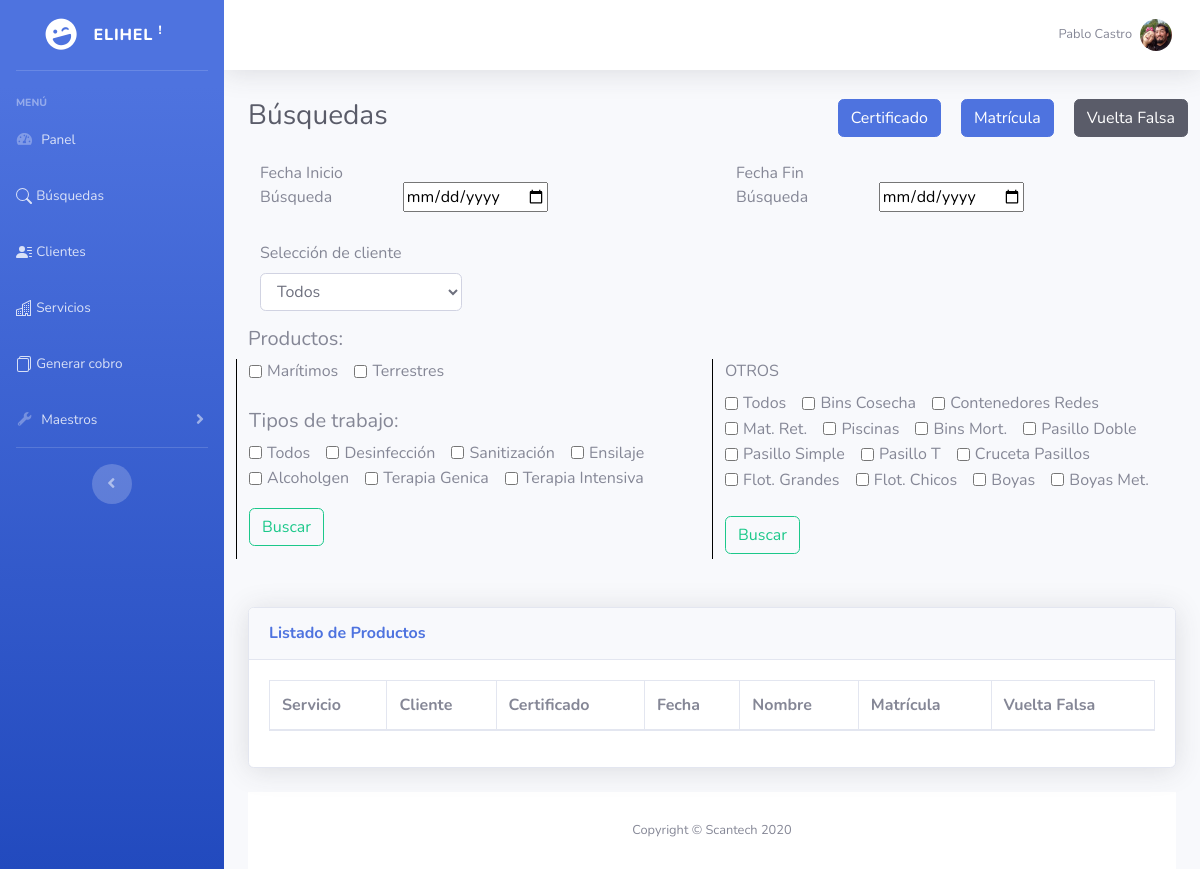
The page /vista/busqueda.php (signed in) on the database its author committed.
### tables this page shows
CREATE TABLE `tipotrabajo` (
  `id` int(11) NOT NULL,
  `tipotrabajo` varchar(35) NOT NULL
);

CREATE TABLE `productos` (
  `id` int(11) NOT NULL,
  `productos` varchar(35) NOT NULL,
  `tipoproducto` varchar(35) NOT NULL
);

### backend/user.php (called while the page is built, shortened)
<?php
include_once 'modelo/conexion.php';
class User extends DB{
    private $nombre;
    public function setUser($user){
        $query = $this->conexion()->prepare('SELECT * FROM usuarios WHERE username = :user');
        $query ->execute(['user' => $user]);
        foreach ($query as $currentUser) {
            $this->nombre = "Pablo Castro";
        }
    }
    public function getNombre(){
        return $this->nombre;
    }
}
?>

### modelo/conexion.php (called while the page is built)
<?php
class DB{
    public static function conexion() {
        try{
            $pdo=new PDO('mysql:host=localhost; dbname=scantech_scanservice', 'root', '');
            $pdo->setAttribute(PDO::ATTR_ERRMODE, PDO::ERRMODE_EXCEPTION);
            $pdo->exec("SET CHARACTER SET UTF8");
        }catch(Exception $e){
            die("Error" . $e->getMessage());
            echo "Línea de error" . $e->getLine();
        }
        return $pdo;
    }
}
?>

### modelo/tipotrabajo.modelo.php (called while the page is built, shortened)
<?php
require_once "conexion.php";
Class ModeloTipotrabajos{
    static public function listarTipotrabajo(){
    $sql = DB::conexion()->prepare("SELECT * FROM tipotrabajo");
    $sql -> execute();
    return $sql -> fetchAll();
}
}

### controlador/tipotrabajos.controller.php (called while the page is built, shortened)
<?php
Class ControllerTipotrabajos{
    public static function listarTipotrabajos(){
        $respuesta = ModeloTipotrabajos::listarTipotrabajo();
        return $respuesta;
    }
}

### modelo/producto.modelo.php (called while the page is built, shortened)
<?php
require_once "conexion.php";
class ModeloProductos
{
    static public function listarProductosOtros()
    {
        $sql = DB::conexion()->prepare("SELECT * FROM productos where tipoproducto = 'Otro'");
        $sql->execute();
        return $sql->fetchAll();
    }
}

### controlador/productos.controller.php (called while the page is built, shortened)
<?php
Class ControllerProductos{
    public static function listarProductosOtros(){
        $respuesta = ModeloProductos::listarProductosOtros();
        return $respuesta;
    }
}
?>

### vista/busqueda.php (the view, shortened to what this page needs)
<?php require('backend/redirect.php'); ?>
<!DOCTYPE html>
<html lang="es">
<?php require('estructura/head.php'); ?>
<body id="page-top">
  <div id="wrapper">
    <?php include('estructura/barraLateral.php'); ?>
    <div id="content-wrapper" class="d-flex flex-column">
      <div id="content">
        <?php include('estructura/barraSuperior.php'); ?>
        <div class="container-fluid">
          <div class="d-sm-flex align-items-center justify-content-between mb-4">
            <h1 class="h3 mb-0 text-gray-800">Búsquedas</h1>
            <div class="row">
              <div style="margin-left: 20px; margin-top: 5px" class="col-sm4">
                <button type="button" class="btn btn-primary" data-toggle="modal" data-target="#modalCertificado">
                  Certificado
                </button>
              </div>
              <div style="margin-left: 20px; margin-top: 5px" class="col-sm4">
                <button type="button" class="btn btn-primary" data-toggle="modal" data-target="#modalMatricula">
                  Matrícula
                </button>
              </div>
              <div style="margin-left: 20px; margin-top: 5px" class="col-sm4">
                <button id="vueltaFalsa" type="button" class="btn btn-dark">
                  Vuelta Falsa
                </button>
              </div>
            </div>
          </div>
          <div class="row">
            <div class="col-sm-6">
              <label class="col-xs-6 col-sm-4">
                Fecha Inicio Búsqueda
              </label>
              <input type="date" name="f1" id="fechaInicio">
            </div>
            <div class="col-sm-6">
              <label class="col-xs-6 col-sm-4">
                Fecha Fin Búsqueda
              </label>
              <input type="date" name="f2" id="fechaTermino">
            </div>
          </div>
          <br>
          <div class="row">
            <div class="col-sm-6">
              <div class="col-sm-6">
                <div class="form-group">
                  <label for="exampleFormControlSelect1">Selección de cliente</label>
                  <select id="idCliente" class="form-control" name="nameCliente">
                    <option value="All">Todos</option>
                  </select>
                </div>
              </div>
            </div>
          </div>
          <h5>Productos: </h5>
          <div class="row">
            <div style="border-left: 1px solid black;" class="col-sm-6">
              <div class="form-check form-check-inline">
                <input class="reiniciar form-check-input seleccionMaritimo" type="checkbox" name="todosMaritimo" id="todosMaritimo" value="trueMaritimo">
                <label class="form-check-label" for="todosMaritimo">Marítimos</label>
              </div>
              <div class="form-check form-check-inline">
                <input class="reiniciar form-check-input seleccionMaritimo" type="checkbox" name="todosTerrestre" id="todosTerrestre" value="trueTerrestre">
                <label class="form-check-label" for="todosTerrestre">Terrestres</label>
              </div>
              <br>
              <br>
              <h5>Tipos de trabajo: </h5>
              <div class="form-group">
                <div class="form-check form-check-inline">
                  <input class="reiniciar form-check-input seleccionTipoTrabajo" type="checkbox" name="todosTiposDeTrabajo" id="todosTiposDeTrabajo" value="true">
                  <label class="form-check-label" for="todosTiposDeTrabajo">Todos </label>
                </div>
                <?php
                $matrizTipotrabajo = ControllerTipotrabajos::listarTipotrabajos();
                foreach ($matrizTipotrabajo as $registro) {
                ?>
                  <div class="form-check form-check-inline">
                    <input class="form-check-input seleccionTipoTrabajo" type="checkbox" id="<?php echo $registro["id"] ?>" value="<?php echo $registro["id"] ?>">
                    <label class="form-check-label" for="<?php echo $registro["id"] ?>"><?php echo $registro["tipotrabajo"] ?></label>
                  </div>
                <?php } ?>
              </div>
              <form id="id-formulario-busqueda-maritimo-terrestre">
                <input type="submit" value="Buscar" class="btn btn-outline-success">
              </form>
            </div>
            <div style="border-left: 1px solid black;" class="col-sm-6">
              <label for="exampleFormControlInput1">OTROS</label>
              <div class="form-group">
                <div class="form-check form-check-inline">
                  <input class="seleccionOtros form-check-input" type="checkbox" id="Otros" value="Todos">
                  <label class="form-check-label" for="Otros">Todos </label>
                </div>
                <?php
                $matrizTipotrabajo = ControllerProductos::listarProductosOtros();
                foreach ($matrizTipotrabajo as $registro) {
                ?>
                  <div class="form-check form-check-inline">
                    <input class="seleccionOtros form-check-input" type="checkbox" id="<?php echo $registro["id"]?>" value="<?php echo $registro["id"] ?>">
                    <label class="form-check-label" for="<?php echo $registro["id"]?>"><?php echo $registro["productos"] ?></label>
                  </div>
                <?php } ?>
              </div>
              <div style="height:50px;">
                <form id="id-formulario-busqueda-otros">
                  <input style="position:absolute; bottom:5px;" type="submit" value="Buscar" name="enviar" id="buscar" class="btn btn-outline-success" style="display: true;">
                </form>
              </div>
            </div>
          </div>
          <br>
          <br>
          <div id="recargar1" class="card shadow mb-4 reload">
            <div class="card-header py-3">
              <h6 class="m-0 font-weight-bold text-primary">Listado de Productos</h6>
            </div>
            <div class="card-body">
              <div class="table-responsive">
                <table class="table table-bordered display" id="tablaproductos" width="100%" cellspacing="0">
                  <thead>
                    <tr>
                      <th>Servicio</th>
                      <th>Cliente</th>
                      <th>Certificado</th>
                      <th>Fecha</th>
                      <th>Nombre</th>
                      <th>Matrícula</th>
                      <th>Vuelta Falsa</th>
                    </tr>
                  </thead>
                </table>
              </div>
            </div>
          </div>
          <?php include('estructura/footer.php'); ?>
        </div>
      </div>
</body>
</html>

### vista/estructura/head.php (shortened to what this page needs)
<head>
  <link href="vendor/fontawesome-free/css/all.min.css" rel="stylesheet" type="text/css">
  <link href="css/sb-admin-2.min.css" rel="stylesheet">
   <link href="vendor/datatables/dataTables.bootstrap4.min.css" rel="stylesheet">
</head>

### vista/estructura/barraLateral.php (shortened to what this page needs)
<ul class="navbar-nav bg-gradient-primary sidebar sidebar-dark accordion" id="accordionSidebar">
  <a class="sidebar-brand d-flex align-items-center justify-content-center" href="panel">
    <div class="sidebar-brand-icon rotate-n-15">
      <i class="fas fa-laugh-wink"></i>
    </div>
    <div class="sidebar-brand-text mx-3">Elihel <sup>!</sup>
    </div>
  </a>
  <hr class="sidebar-divider my-0">
  <br>
  <div class="sidebar-heading"> Menú </div>
  <li class="nav-item
  <?php $url = $_SERVER["REQUEST_URI"];
  if ($url == '/scanservice/panel') {
    echo 'active';
  }
  ?>
  ">
    <a class="nav-link" href="panel">
      <i class="fas fa-fw fa-tachometer-alt"></i>
      <span>Panel</span></a>
  </li>
  <li class="nav-item
      <?php $url = $_SERVER["REQUEST_URI"];
      if ($url == '/scanservice/busqueda') {
        echo 'active';
      }
      ?>
    ">
    <a class="nav-link" href="busqueda">
      <span>Búsquedas</span>
    </a>
  </li>
  <li class="nav-item
      <?php $url = $_SERVER["REQUEST_URI"];
      if ($url == '/scanservice/clientes') {
        echo 'active';
      }
      ?>
  ">
    <a class="nav-link" href="clientes">
      <span>Clientes</span></a>
  </li>
  <li class="nav-item
      <?php $url = $_SERVER["REQUEST_URI"];
      if ($url == '/scanservice/servicios') {
        echo 'active';
      }
      ?>
  ">
    <a class="nav-link" href="servicios">
      <span>Servicios</span></a>
  </li>
  <li class="nav-item
      <?php $url = $_SERVER["REQUEST_URI"];
      if ($url == '/scanservice/cobro') {
        echo 'active';
      }
      ?>">
    <a class="nav-link" href="cobro">
      <span>Generar cobro</span></a>
  </li>
  <li class="nav-item">
    <a class="nav-link collapsed" href="#" data-toggle="collapse" data-target="#collapseUtilities" aria-expanded="true" aria-controls="collapseUtilities">
      <i class="fas fa-fw fa-wrench"></i>
      <span>Maestros</span>
    </a>
  </li>
  <hr class="sidebar-divider d-none d-md-block">
  <div class="text-center d-none d-md-inline">
    <button class="rounded-circle border-0" id="sidebarToggle"></button>
  </div>
</ul>

### vista/estructura/barraSuperior.php (shortened to what this page needs)
<nav class="navbar navbar-expand navbar-light bg-white topbar mb-4 static-top shadow">
  <ul class="navbar-nav ml-auto">
    <li class="nav-item dropdown no-arrow">
      <a class="nav-link dropdown-toggle" href="#" id="userDropdown" role="button" data-toggle="dropdown" aria-haspopup="true" aria-expanded="false">
        <span class="mr-2 d-lg-inline text-gray-600 small">
          <?php
           echo $user->getNombre();
           ?>
        </span>
        <img class="img-profile rounded-circle" src="./extras/fotoperfil.jpg">
      </a>
    </li>
  </ul>
</nav>

### vista/estructura/footer.php
<footer class="sticky-footer bg-white">
        <div class="container my-auto">
          <div class="copyright text-center my-auto">
            <span>Copyright &copy; Scantech 2020</span>
          </div>
        </div>
</footer>

### rows shown on the page
tipotrabajo: tipotrabajo "Desinfección"
tipotrabajo: tipotrabajo "Sanitización"
tipotrabajo: tipotrabajo "Ensilaje"
tipotrabajo: tipotrabajo "Alcoholgen"
tipotrabajo: tipotrabajo "Terapia Genica"
tipotrabajo: tipotrabajo "Terapia Intensiva"
productos: productos "Bins Cosecha"
productos: productos "Contenedores Redes"
productos: productos "Mat. Ret."
productos: productos "Piscinas"
productos: productos "Bins Mort."
productos: productos "Pasillo Doble"
productos: productos "Pasillo Simple"
productos: productos "Pasillo T"
productos: productos "Cruceta Pasillos"
productos: productos "Flot. Grandes"
productos: productos "Flot. Chicos"
productos: productos "Boyas"
productos: productos "Boyas Met."

### other values the page prints
$user->getNombre() "Pablo Castro"
